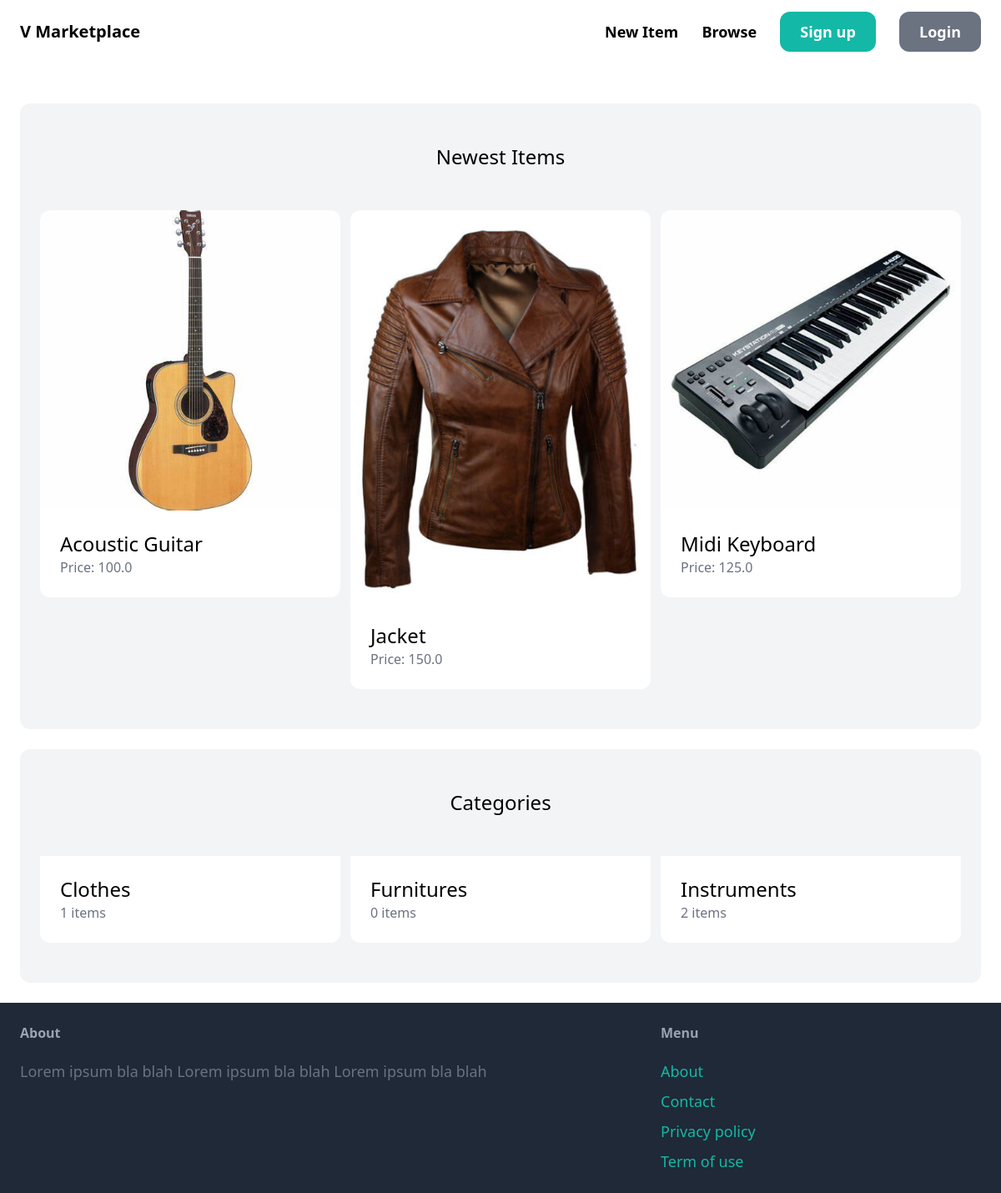
The page / on the database its author committed.
### item/models.py (models this page shows, shortened)
class Item(models.Model):
    category = models.ForeignKey(Category, related_name='items', on_delete=models.CASCADE)
    name = models.CharField(max_length=255)
    description = models.TextField(blank=True, null=True)
    price = models.FloatField()
    image = models.ImageField(upload_to='item_images', blank=True, null=True)
    is_sold = models.BooleanField(default=False)
    created_by = models.ForeignKey(User, related_name='items', on_delete=models.CASCADE)
    created_at = models.DateTimeField(auto_now_add=True)

class Category(models.Model):
    name = models.CharField(max_length=255)
    class Meta:
        ordering = ('name',)
        verbose_name_plural = 'Categories'

### core/views.py (the view)
# urls.py: path('', views.index, name='index'),
def index(request):
    items = Item.objects.filter(is_sold=False)[0:6]
    categories = Category.objects.all()
    return render(request, 'core/index.html', {
        'categories': categories,
        'items': items
    }
    )

### core/templates/core/index.html (shortened to what this page needs)
{% extends "core/base.html" %}
{% block content %}
    <div class="mt-6 px-6 py-12 bg-gray-100 rounded-xl">
        <h2 class="mb-12 text-2xl text-center">Newest Items</h2>
        <div class="grid grid-cols-3 gap-3">
           {% for item in items %}
               <div>
                  <a href="{% url 'item:detail' item.id %}">
                    <div>
                        <img src="{{ item.image.url }}"  class="rounded-t-xl">
                    </div>
                    <div class="p-6 bg-white rounded-b-xl">
                        <h2 class="text-2xl">{{ item.name }}</h2>
                        <p class="text-gray-500">Price: {{ item.price }}</p>
                    </div>
                 </a>
               </div>
           {% endfor %}
        </div>
    </div>
    <div class="mt-6 px-6 py-12 bg-gray-100 rounded-xl">
        <h2 class="mb-12 text-2xl text-center">Categories</h2>
        <div class="grid grid-cols-3 gap-3">
            {% for category in categories %}
            <div>
                <a href="#">
                  <div class="p-6 bg-white rounded-b-xl">
                      <h2 class="text-2xl">{{ category.name }}</h2>
                      <p class="text-gray-500">{{ category.items.count }} items</p>
                  </div>
               </a>
             </div>
            {% endfor %}
        </div>
    </div>
{% endblock %}

### core/templates/core/base.html (shortened to what this page needs)
<!doctype html>
<html>
    <head>
        <script src="https://cdn.tailwindcss.com"></script>
    </head>
    <body>
        <nav class="py-6 px-6 flex justify-between items-center boreder-b border-gray-200">
            <a href="/" class="text-xl font-semibold">V Marketplace</a>
            <div class="space-x-6">
                <a href="#" class="text-lg font-semibold hover:text-gray-500">New Item</a>
                <a href="#" class="text-lg font-semibold hover:text-gray-500">Browse</a>
                {% if request.user.is_authenticated %}
                    <a href="{% url 'core:signup' %}" class="px-6 py-3 text-lg font-semibold bg-teal-500 text-white rounded-xl hover:bg-teal-600">Sign up</a>
                    <a href="{% url 'core:login' %}" class="px-6 py-3 text-lg font-semibold bg-gray-500 text-white rounded-xl hover:bg-gray-600">Login</a>
                {% endif %}
            </div>
        </nav>
        <div class="px-6 py-6">
            {% block content %}
            {% endblock %}
        </div>
        <footer class="py-6 px-6 flex justify-between bg-gray-800">
            <div class="w-2/3 pr-10">
                <h3 class="mb-5 font-semibold text-gray-400">About</h3>
                <p class="text-lg text-gray-500">Lorem ipsum bla blah Lorem ipsum bla blah Lorem ipsum bla blah</p>
            </div>
            <div class="w-1/3 ">
                <h3 class="mb-5 font-semibold text-gray-400">Menu</h3>
                <ul class="space-y-2">
                    <li><a href="#" class="text-lg text-teal-500 hover:text-teal-700">About</a></li>
                    <li><a href="{% url 'core:contact' %}" class="text-lg text-teal-500 hover:text-teal-700">Contact</a></li>
                    <li><a href="#" class="text-lg text-teal-500 hover:text-teal-700">Privacy policy</a></li>
                    <li><a href="#" class="text-lg text-teal-500 hover:text-teal-700">Term of use</a></li>
                </ul>
            </div>
        </footer>
    </body>
</html>

### rows shown on the page
Item: image (picture), name "Acoustic Guitar", price "100.0"
Item: image (picture), name "Jacket", price "150.0"
Item: image (picture), name "Midi Keyboard", price "125.0"
Category: name "Clothes", items.count "1"
Category: name "Furnitures", items.count "0"
Category: name "Instruments", items.count "2"
